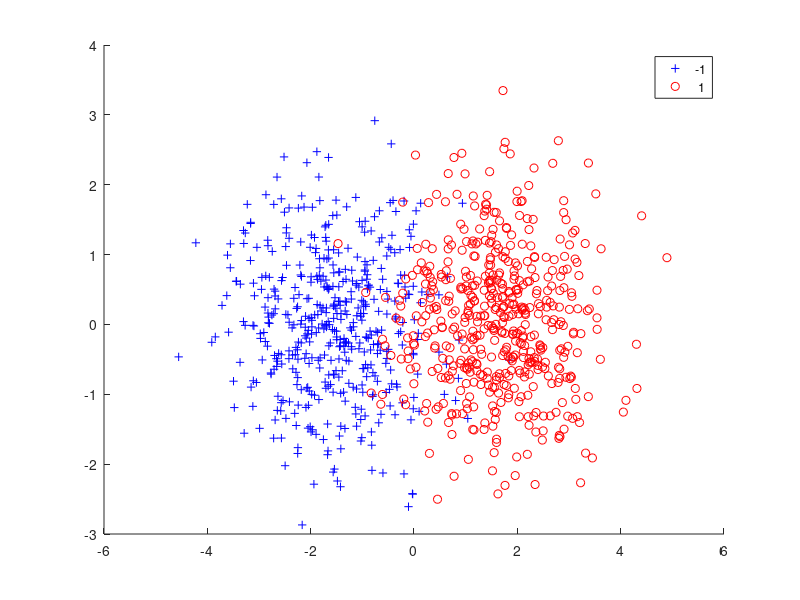

The MATLAB script that drew this image:
%problem 1
clc
clear all
K=1;
N_tilda = 1000;

PrY_plus1 = 0.5;
muX_givenY_plus1 = [1.6 0]';
muX_givenY_minus1 = [-1.6 0]';

sigma = [1 0 ; 0 1];
R = chol(sigma);




y = binornd(1,0.5,N_tilda,1);

for k = 1:N_tilda
    if y(k,1) == 1
        Y(k,1) = 1;
        X_givenY(k,:) = repmat(muX_givenY_plus1',1,1) + randn(1,2)*R;
    elseif y(k,1) == 0
        Y(k,1) = -1;
        X_givenY(k,:) = repmat(muX_givenY_minus1',1,1) + randn(1,2)*R;
    end
end    
   
D_tilda = [Y X_givenY];

gscatter(X_givenY(:,1),X_givenY(:,2),Y, 'br','+o')
%scatter(X_givenY(:,1),X_givenY(:,2))
%scatter3(x,y,z)